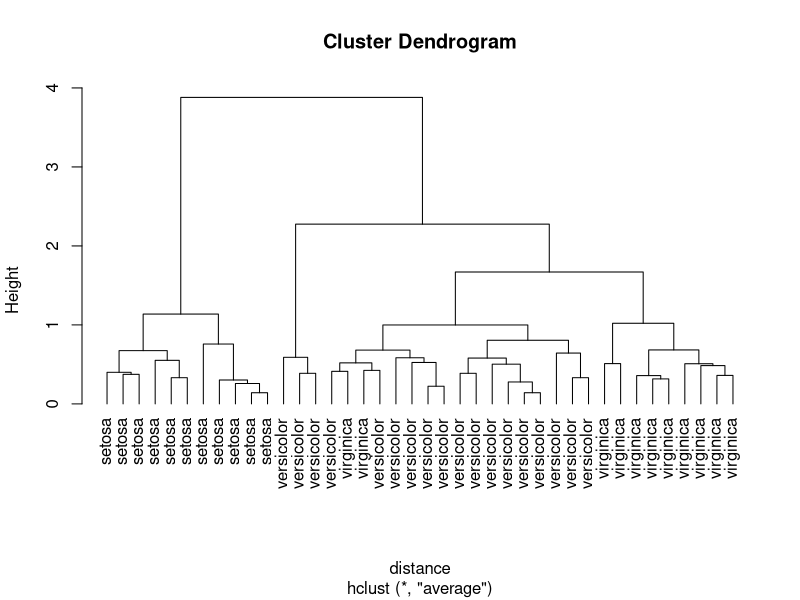
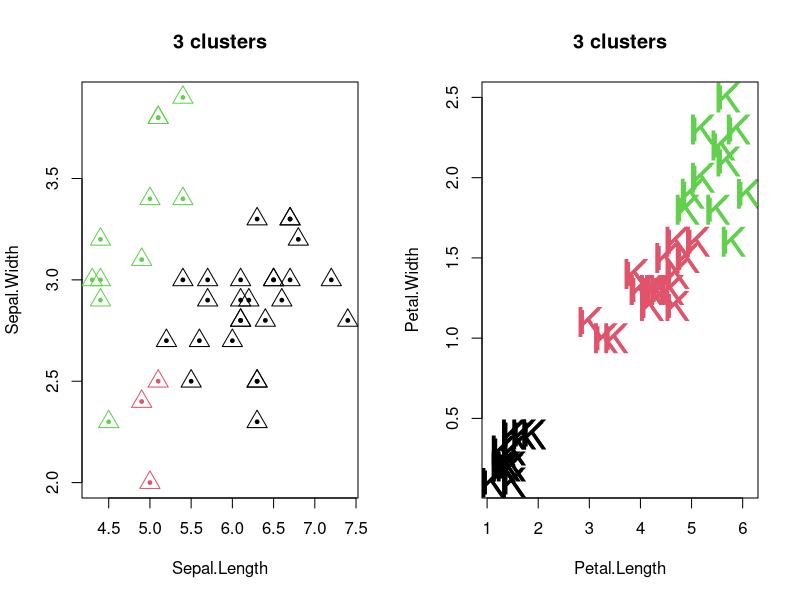

Recreate these plots in R, in order.
set.seed(101)
?sampl
sampleiris <- iris[sample(1:150, 40),] # get samples from iris dataset
# each observation has 4 variables, ie, they are interpreted as 4-D points
distance   <- dist(sampleiris[,-5], method="euclidean") 
cluster    <- hclust(distance, method="average")
plot(cluster, hang=-1, label=sampleiris$Species)

?par

par(mfrow=c(1,2))
group.3 <- cutree(cluster, k = 3)  # prune the tree by 3 clusters
table(group.3, sampleiris$Species) # compare with known classes

plot(sampleiris[,c(1,2)], col=group.3, pch=19, cex=.5, main="3 clusters")
points(sampleiris[,c(1,2)], col=group.3, pch=2, cex=2)
plot(sampleiris[,c(3,4)], col=sampleiris$Species, pch=75, cex=2.5, main="3 clusters")
points(sampleiris[,c(3,4)], col=sampleiris$Species, pch=75, cex=2)
